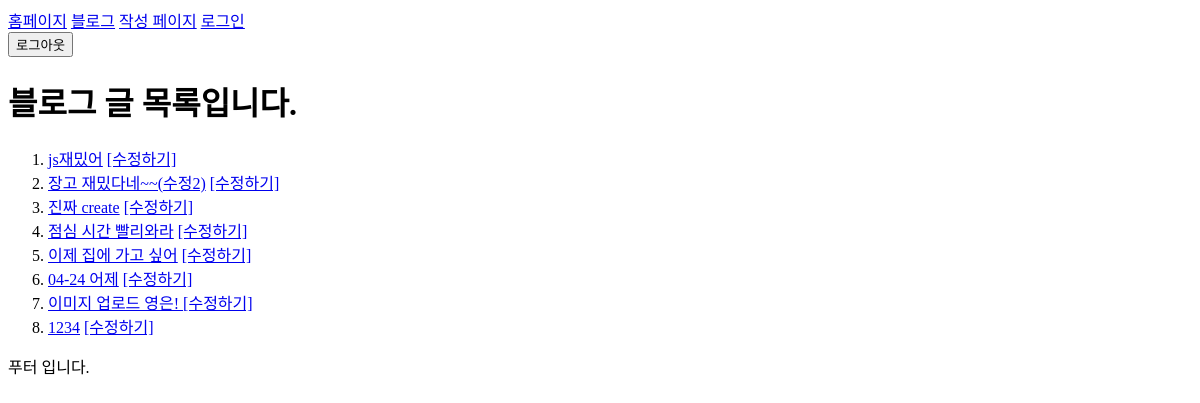
Page /blog/home/ on the earlier database version.
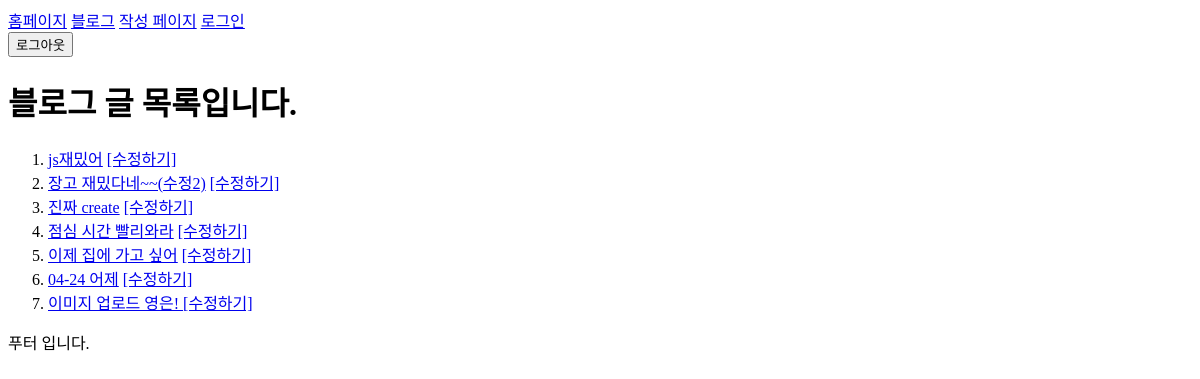
Same page on the later database version.
### blog/models.py (models this page shows)
class Post(models.Model):
    title = models.CharField(max_length=25)
    content = models.TextField()
    head_image = models.ImageField(upload_to="blog/images/%Y/%m/%d/%H", blank=True,null=True)
    created_at = models.DateTimeField(auto_now_add = True),
    updated_at = models.DateTimeField(auto_now = True)
    def __str__(self):
        return f"제목은 {self.title} 내용은 {self.content}"

### blog/views.py (the view)
# urls.py: path('home/', views.blog_home, name="home"),
def blog_home(request):
    blog_posts = Post.objects.all()
    print(blog_posts[0])
    context = {
        "blog_posts_key":blog_posts,
        "dummy":"나는 더미야"
    }
    return render(request,'blog/index.html', context)

### blog/templates/blog/index.html (shortened to what this page needs)
{% extends "base.html" %}  {% block main %}
<h1>블로그 글 목록입니다.</h1>
<ol>
  {% for post in blog_posts_key %}
  <li>
    <a href="{% url "blog:detail" post.id %}">{{ post.title }}</a>
    <a href="{% url "blog:edit" post.id %}">[수정하기]</a>
  </li>
  {% endfor %}
</ol>
{% endblock %}

Differences in the rows shown:
removed Post: title "1234"
